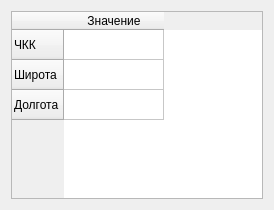
<?xml version="1.0" encoding="UTF-8"?>
<ui version="4.0">
 <class>FormSettingBeaconTACAN</class>
 <widget class="QWidget" name="FormSettingBeaconTACAN">
  <property name="geometry">
   <rect>
    <x>0</x>
    <y>0</y>
    <width>274</width>
    <height>210</height>
   </rect>
  </property>
  <property name="windowTitle">
   <string>Form</string>
  </property>
  <layout class="QGridLayout" name="gridLayout">
   <item row="0" column="0">
    <widget class="QTableWidget" name="tableWidget">
     <row>
      <property name="text">
       <string>ЧКК</string>
      </property>
     </row>
     <row>
      <property name="text">
       <string>Широта</string>
      </property>
     </row>
     <row>
      <property name="text">
       <string>Долгота</string>
      </property>
     </row>
     <column>
      <property name="text">
       <string>Значение</string>
      </property>
     </column>
    </widget>
   </item>
  </layout>
 </widget>
 <resources/>
 <connections/>
</ui>
